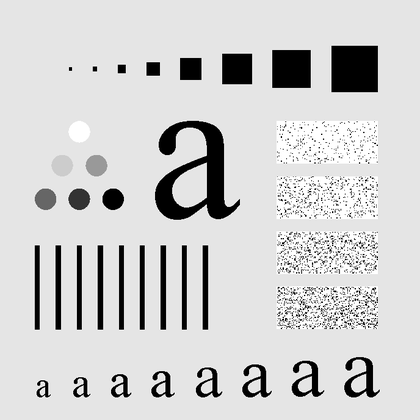
%> input picture Assignment/CH04/code/src/FIGURE0441.tif, 420 x 420 px, shrunk from 688 x 688 before the run
$ octave Gaussian_replicate.m   (GNU Octave 9; MATLAB toolbox functions it lacks are replaced by stand-ins)
%> lines starting %> are read from the running program, lines starting %| are printed output that depends on the picture
clear;
clc;

image = imread('src/FIGURE0441.tif');
%> image is the input picture: size 420x420 uint8; min 0, max 255, mean 207.2
[h, w] = size(image); % M x N 사이즈 원본 이미지
%> h = 420; w = 420

P = 2*h; Q = 2*w;
%> after `P = 2*h`: P = 840
%> after `Q = 2*w`: Q = 840
image_centered = zeros(P,Q);
image_centered(1:h,1:w) = image(1:h,1:w);
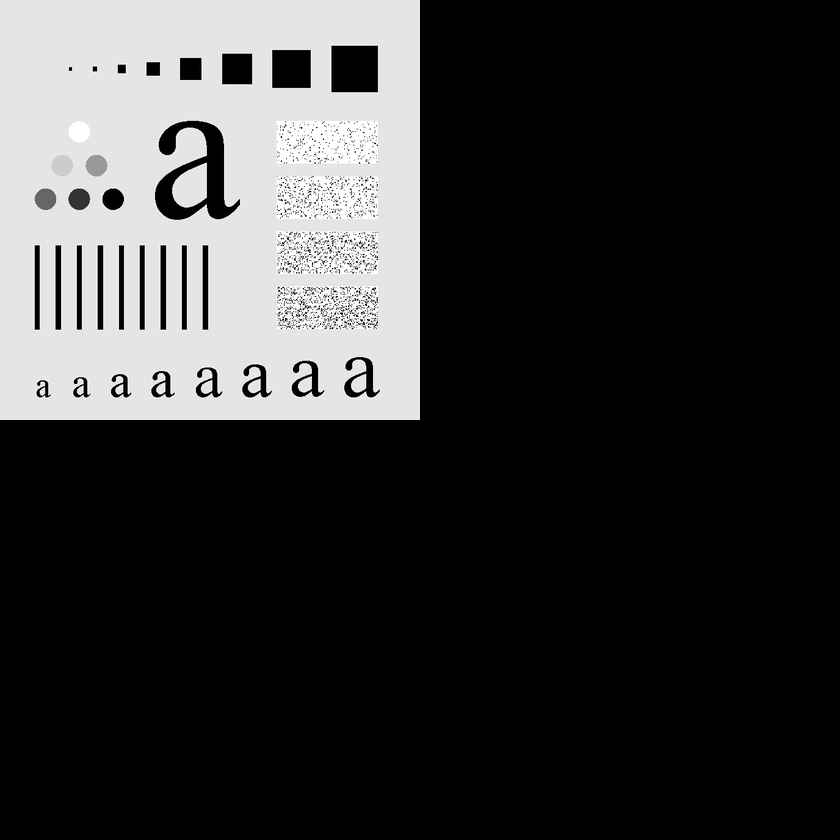
%> image_centered: size 840x840 double; min 0, max 255, mean 51.8
image_centered(h+1:P,w+1:Q)=image(h,w);
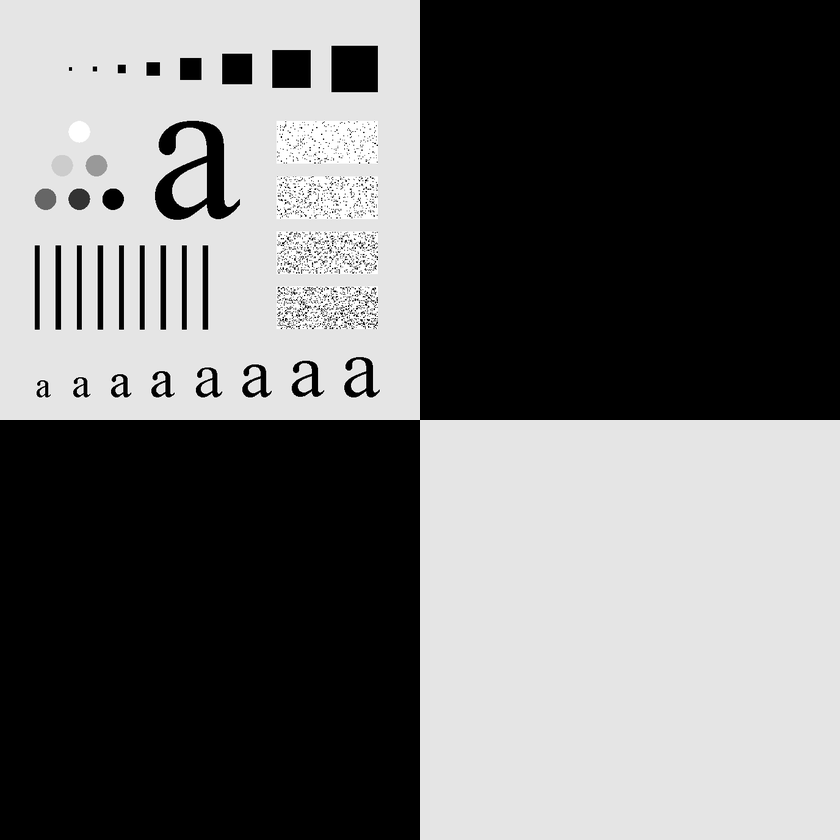
%> image_centered: size 840x840 double; min 0, max 255, mean 109
for x = 1:h
    for y = 1:w
    image_centered(x,w+y) = image_centered(x,w);
    image_centered(h+y,x) = image_centered(h,y);
    end
end
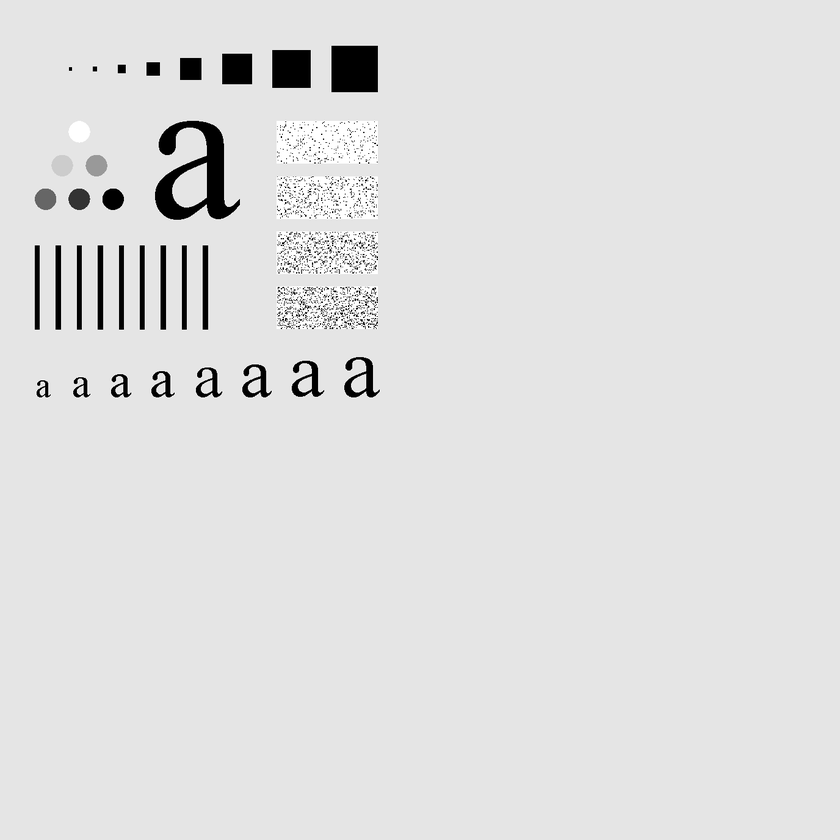
%> image_centered: size 840x840 double; min 0, max 255, mean 223.5

D = [5,10,50,100,200];


%> (the run ends here)
